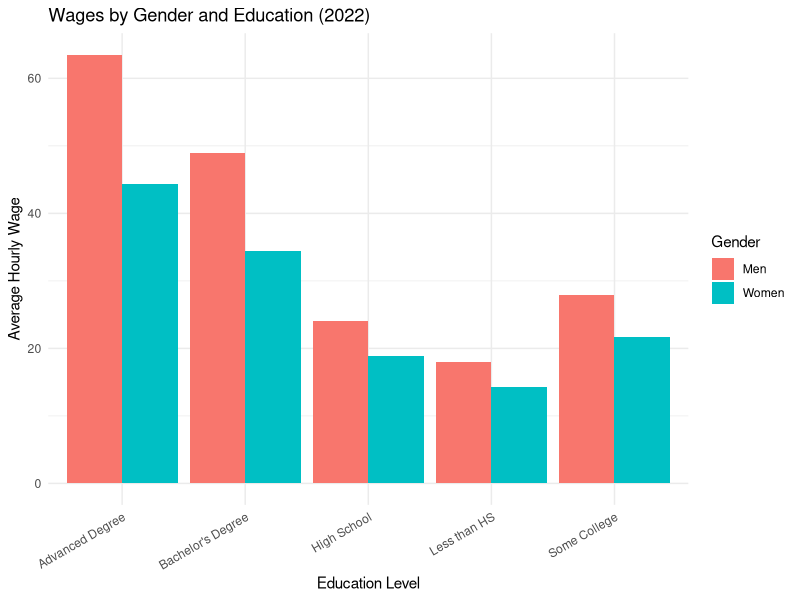
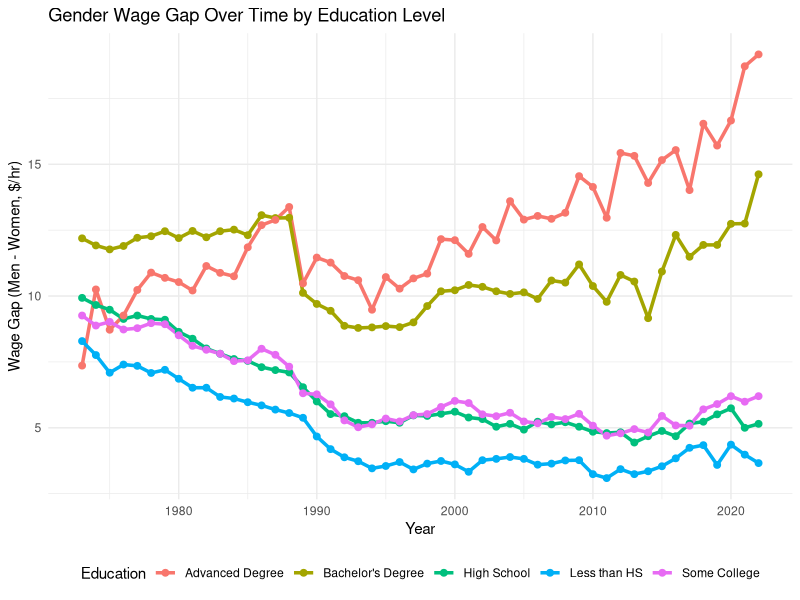
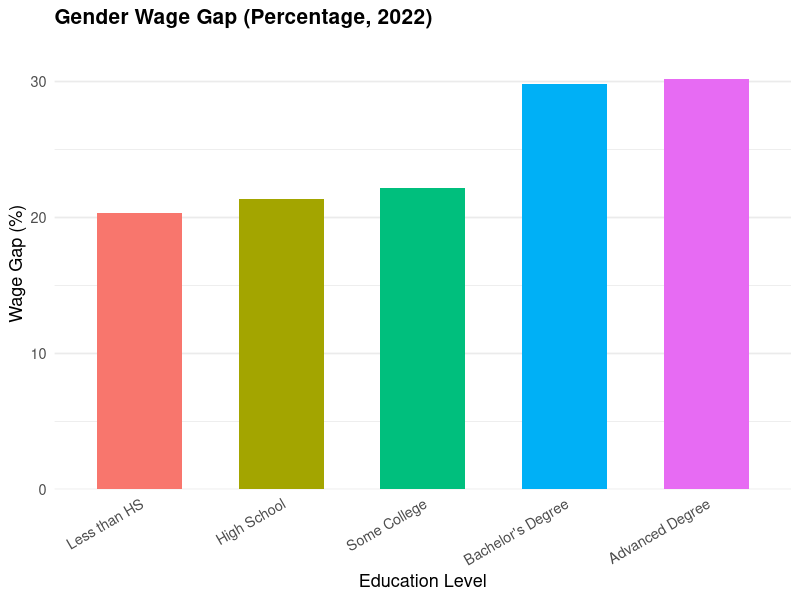
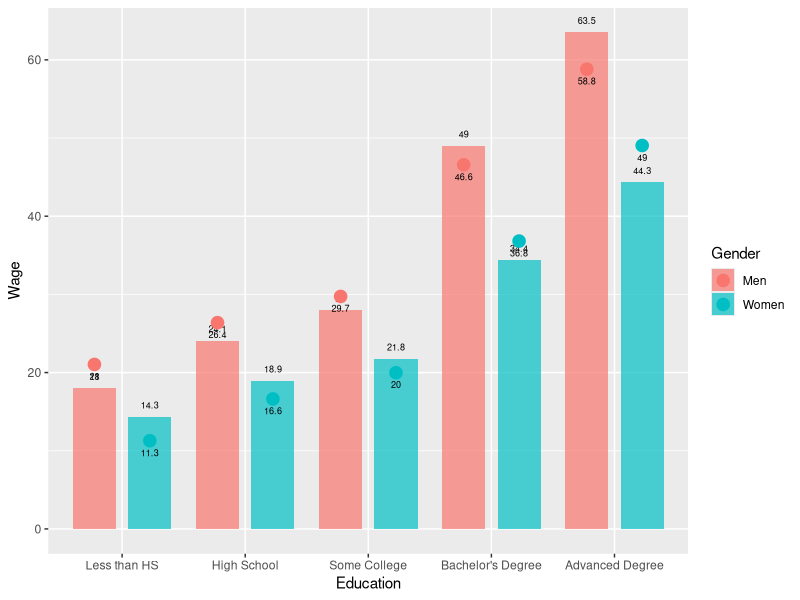

Reproduce these figures in R, in order.
# Loading necessary libraries
library(tidyverse)
library(here)

# Read the Dataset
wages <- read_csv(here("datasets", "wages_by_education.csv"))


# 1️⃣ Bar Chart: Men vs Women by Education Level (2022)
latest_data <- wages %>% filter(year == max(year))

gender_wage_data <- tibble(
  Education = c("Less than HS", "High School", "Some College", 
                "Bachelor's Degree", "Advanced Degree"),
  Men = c(latest_data$men_less_than_hs,
          latest_data$men_high_school,
          latest_data$men_some_college,
          latest_data$men_bachelors_degree,
          latest_data$men_advanced_degree),
  Women = c(latest_data$women_less_than_hs,
            latest_data$women_high_school,
            latest_data$women_some_college,
            latest_data$women_bachelors_degree,
            latest_data$women_advanced_degree)
)

gender_wage_long <- gender_wage_data %>%
  pivot_longer(cols = c(Men, Women), names_to = "Gender", values_to = "Wage")

ggplot(gender_wage_long, aes(x = Education, y = Wage, fill = Gender)) +
  geom_bar(stat = "identity", position = "dodge") +
  labs(title = "Wages by Gender and Education (2022)",
       x = "Education Level", y = "Average Hourly Wage") +
  theme_minimal() +
  theme(axis.text.x = element_text(angle = 30, hjust = 1))


# ⿢ Line Chart: Gender Wage Gap Over Time
wage_gap <- wages %>%
  transmute(
    year,
    `Less than HS` = men_less_than_hs - women_less_than_hs,
    `High School` = men_high_school - women_high_school,
    `Some College` = men_some_college - women_some_college,
    `Bachelor's Degree` = men_bachelors_degree - women_bachelors_degree,
    `Advanced Degree` = men_advanced_degree - women_advanced_degree
  )

wage_gap_long <- wage_gap %>%
  pivot_longer(cols = -year, names_to = "Education", values_to = "Wage_Gap")

ggplot(wage_gap_long, aes(x = year, y = Wage_Gap, color = Education)) +
  geom_line(linewidth = 1.2) +  geom_point(size = 2) + 
  labs(
    title = "Gender Wage Gap Over Time by Education Level",
    x = "Year",
    y = "Wage Gap (Men - Women, $/hr)"
  ) +
  theme_minimal() +
  theme(legend.position = "bottom")



# Bar Plot: Gender Wage Gap as Percentage for the year 2022
gap_percent <- tibble(
  Education = factor(c("Less than HS", "High School", "Some College", 
                       "Bachelor's Degree", "Advanced Degree"),
                     levels = c("Less than HS", "High School", "Some College", 
                                "Bachelor's Degree", "Advanced Degree")),
  Gap_Percent = 100 * (c(latest_data$men_less_than_hs, latest_data$men_high_school, latest_data$men_some_college,
                         latest_data$men_bachelors_degree, latest_data$men_advanced_degree) -
                         c(latest_data$women_less_than_hs, latest_data$women_high_school, latest_data$women_some_college,
                           latest_data$women_bachelors_degree, latest_data$women_advanced_degree)) /
    c(latest_data$men_less_than_hs, latest_data$men_high_school, latest_data$men_some_college,
      latest_data$men_bachelors_degree, latest_data$men_advanced_degree)
)

ggplot(gap_percent, aes(x = Education, y = Gap_Percent, fill = Education)) +
  geom_bar(stat = "identity", width = 0.6) +  # narrower bars for spacing
  labs(title = "Gender Wage Gap (Percentage, 2022)",
       y = "Wage Gap (%)", x = "Education Level") +
  theme_minimal(base_size = 13) +
  theme(
    axis.text.x = element_text(angle = 30, hjust = 1),
    legend.position = "none",
    plot.title = element_text(face = "bold", size = 15),
    panel.grid.major.x = element_blank()
  ) +
  scale_y_continuous(expand = expansion(mult = c(0, 0.1)))  # add top space

#  Linear Regression: Predicting Wages from Education & Gender

# Prepare the data for modeling
model_data <- gender_wage_long  # Already has Education, Gender, Wage

# Convert Education and Gender to factors (important for modeling)
model_data <- model_data %>%
  mutate(
    Education = factor(Education, levels = c("Less than HS", "High School", "Some College", "Bachelor's Degree", "Advanced Degree")),
    Gender = factor(Gender)
  )

# Fit the linear model
wage_model <- lm(Wage ~ Education + Gender, data = model_data)

# Show model summary
summary(wage_model)

# Predicted wages from the model
model_data$Predicted_Wage <- predict(wage_model, model_data)

# Plot actual vs predicted wages with labels
ggplot(model_data, aes(x = Education, y = Wage, fill = Gender)) +
  # Bar plot for actual wages
  geom_col(position = position_dodge(width = 0.9), alpha = 0.7, width = 0.7) +
  
  # Actual wage labels on bars
  geom_text(aes(label = round(Wage, 0.5)),
            position = position_dodge(width = 0.9),
            vjust = -1.2, size = 2.3, color = "black") +
  
  # Predicted wage points
  geom_point(aes(y = Predicted_Wage, color = Gender),
             position = position_dodge(width = 0.9), shape = 21, size = 3, stroke = 1.2) +
  
  # Predicted wage labels near points
  geom_text(aes(y = Predicted_Wage, label = round(Predicted_Wage, 1), group = Gender),
            position = position_dodge(width = 0.9),
            vjust = 2.2, size = 2.3, color = "black")

# Plot labels and theme
labs(title = "Actual vs Predicted Wages by Education and Gender (2022)",
     subtitle = "Bars = Actual Wages | Dots = Predicted Wages from Linear Regression",
     y = "Wage ($/hr)", x = "Education Level") +
  scale_fill_manual(values = c("Men" = "#fca5a5", "Women" = "#7dd3fc")) +
  scale_color_manual(values = c("Men" = "#b91c1c", "Women" = "#0369a1")) +
  theme_minimal() +
  theme(axis.text.x = element_text(angle = 30, hjust = 1),
        plot.subtitle = element_text(size = 10, face ="italic"))






